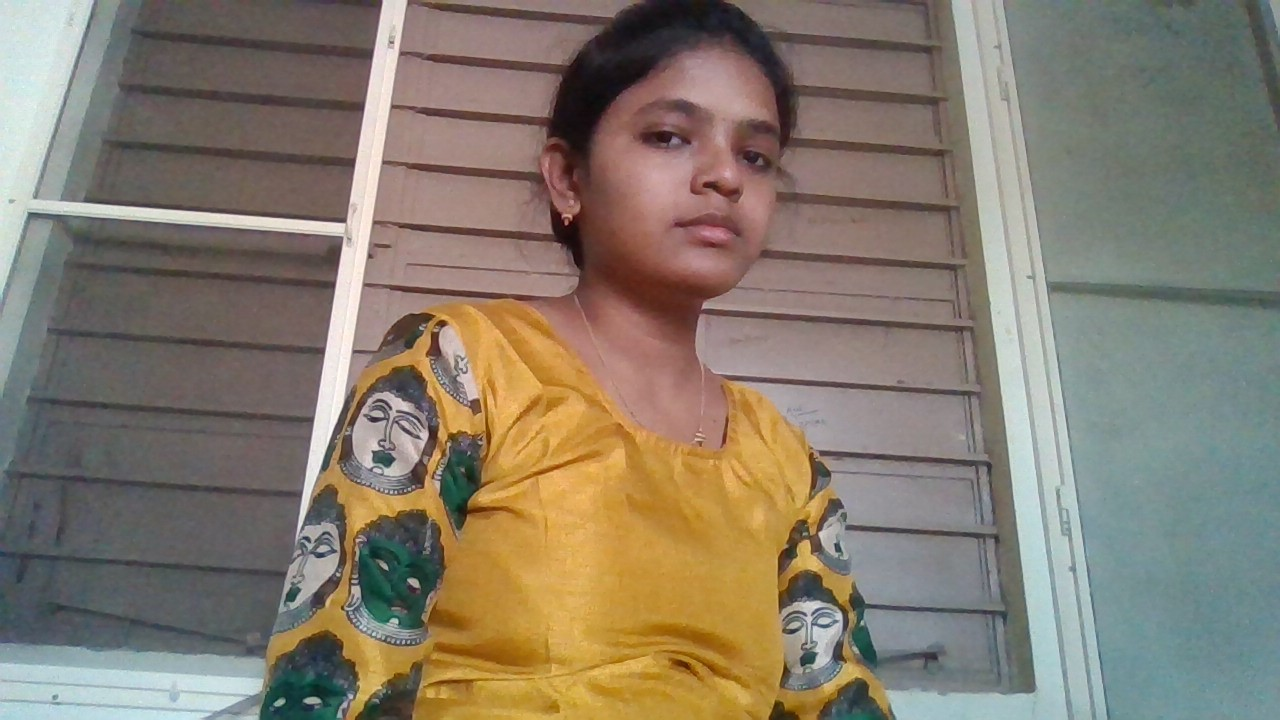
#> input picture dataset/Sundari/WIN_20250226_13_08_55_Pro.jpg, 1280 x 720 px, found by its file name
$ jupyter execute face_detection.ipynb   (shell and % lines are left out)
#> lines starting #> are read from the running program, lines starting #| are printed output that depends on the picture; after the words box and inside, x2 and y2 are one past the last pixel; in counts of white or black regions, pixels touching at a corner belong together
[cell 1]
import cv2

# Load the pre-trained Haar Cascade classifier for face detection
face_cascade = cv2.CascadeClassifier(cv2.data.haarcascades + 'haarcascade_frontalface_default.xml')

# Load an image from file
image_path = r"C:\Users\MUTHU SELVI\Pictures\Camera Roll\WIN_20250226_13_08_55_Pro.jpg"  # 🔁 Replace with your image path
image = cv2.imread(image_path)
#> image is the input picture: shape (720, 1280, 3); mean B, G, R 109.6, 124.1, 134

# Convert image to grayscale (Haar works on gray images)
gray = cv2.cvtColor(image, cv2.COLOR_BGR2GRAY)
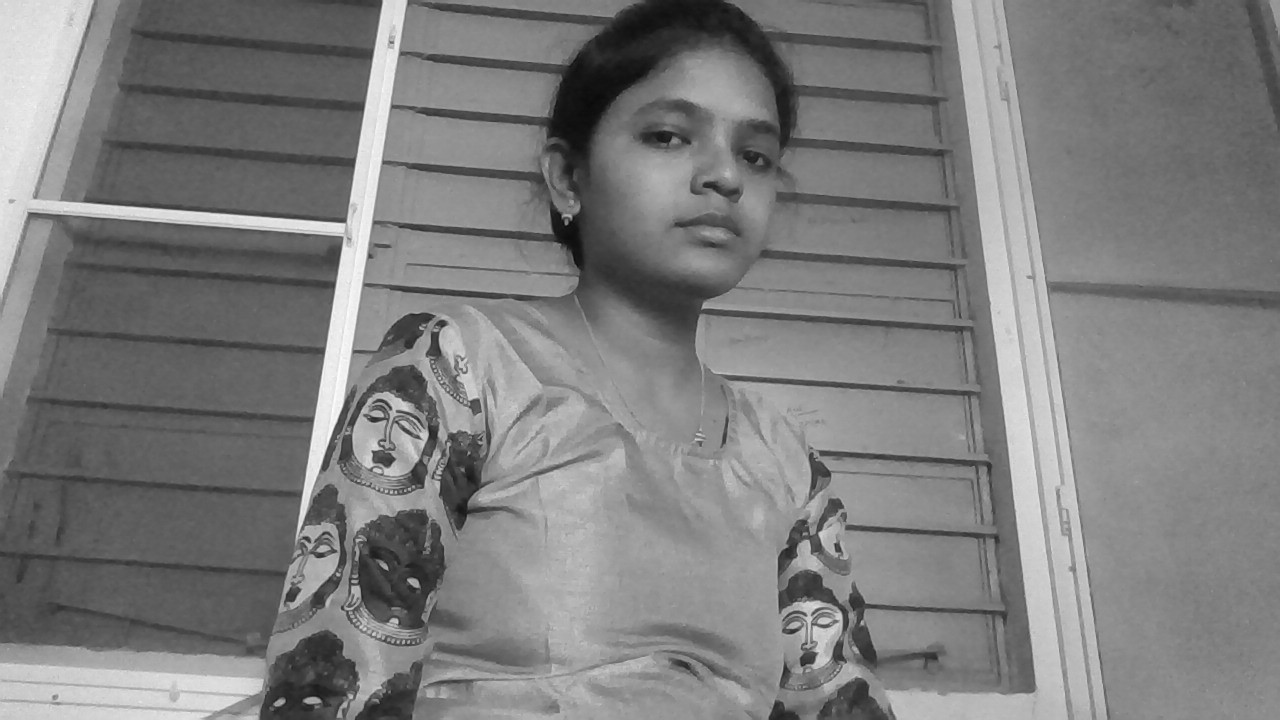
#> gray: shape (720, 1280); min 9, max 254, mean 125.4

# Detect faces in the image
faces = face_cascade.detectMultiScale(gray, scaleFactor=1.1, minNeighbors=5)
#> faces = [[595, 51, 227, 227]]

# Draw rectangles around detected faces
for (x, y, w, h) in faces:
    cv2.rectangle(image, (x, y), (x + w, y + h), (0, 255, 0), 2)
#> this loop made 1 pass
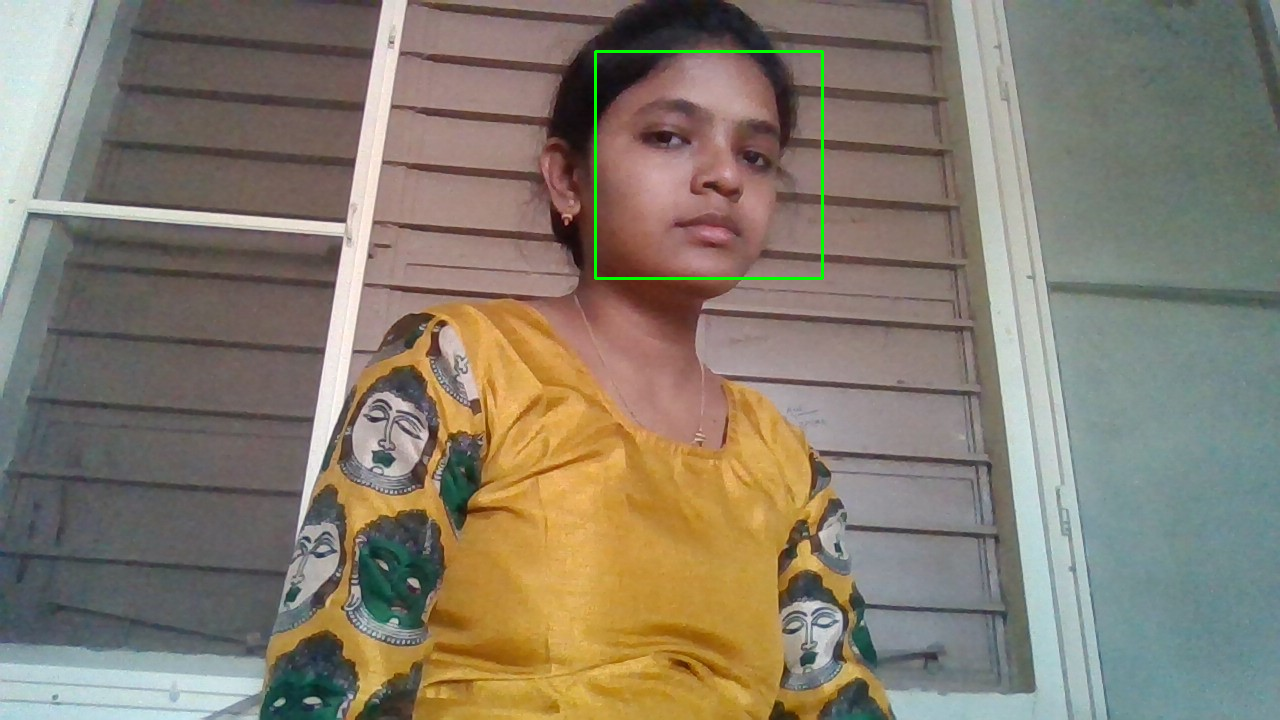
#> image: shape (720, 1280, 3); 0.3% of pixels changed, all inside (x1, y1, x2, y2) = (594, 50, 824, 280)

# Show the image with detected faces
cv2.imshow('Face Detection', image)
cv2.waitKey(0)
cv2.destroyAllWindows()

$ run again, with dataset/Sundari/WIN_20250528_18_33_45_Pro.jpg copied over dataset/Sundari/WIN_20250226_13_08_55_Pro.jpg
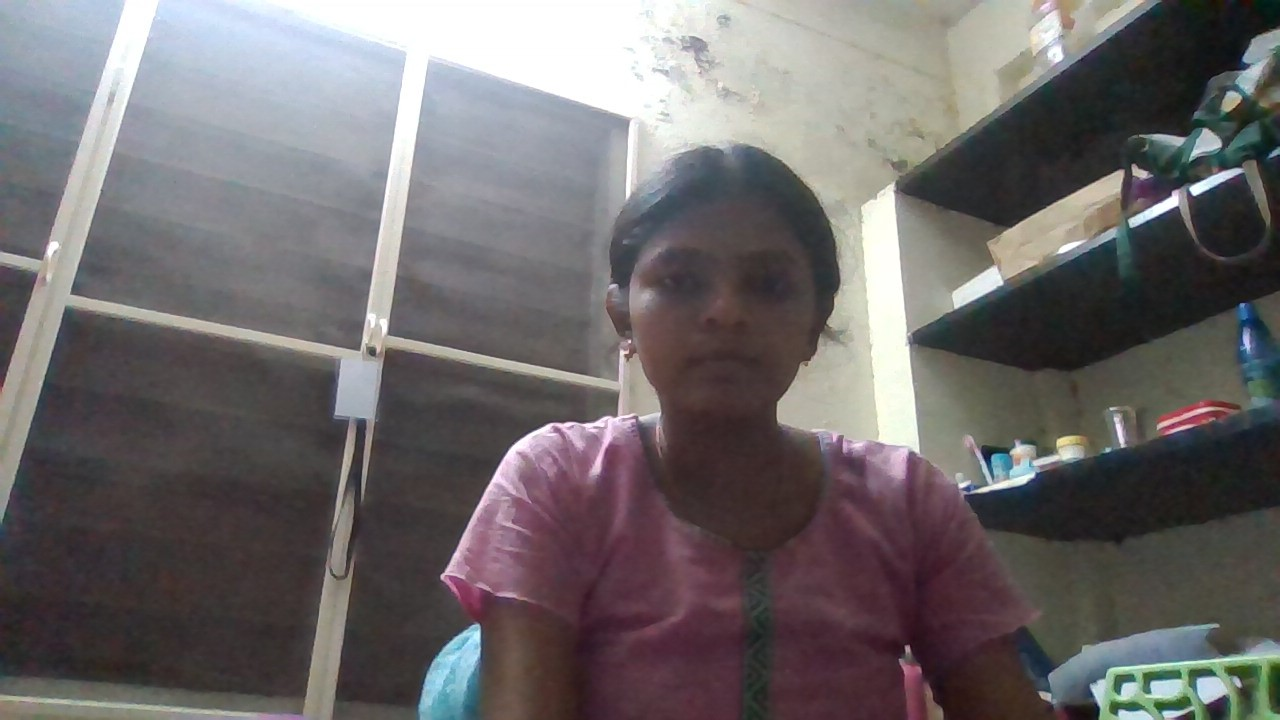
#> input picture dataset/Sundari/WIN_20250528_18_33_45_Pro.jpg, 1280 x 720 px, found by its file name
#> image is the input picture: shape (720, 1280, 3); mean B, G, R 106.2, 105.3, 109.7
#> `gray = cv2.cvtColor(image, cv2.COLOR_BGR2GRAY)`:
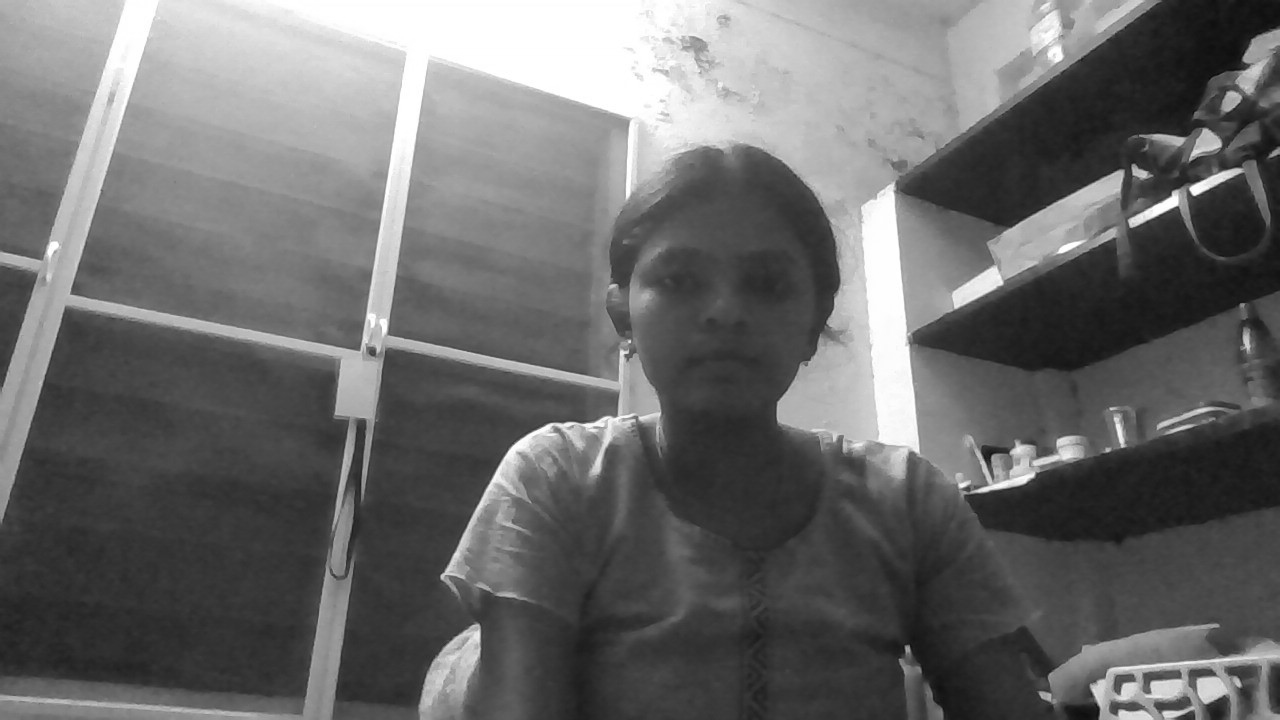
#> gray: shape (720, 1280); min 9, max 255, mean 106.7
#> faces = [[618, 199, 206, 206]]
#> the loop `for (x, y, w, h) in faces:` made 1 pass
#> after the loop `for (x, y, w, h) in faces:`:
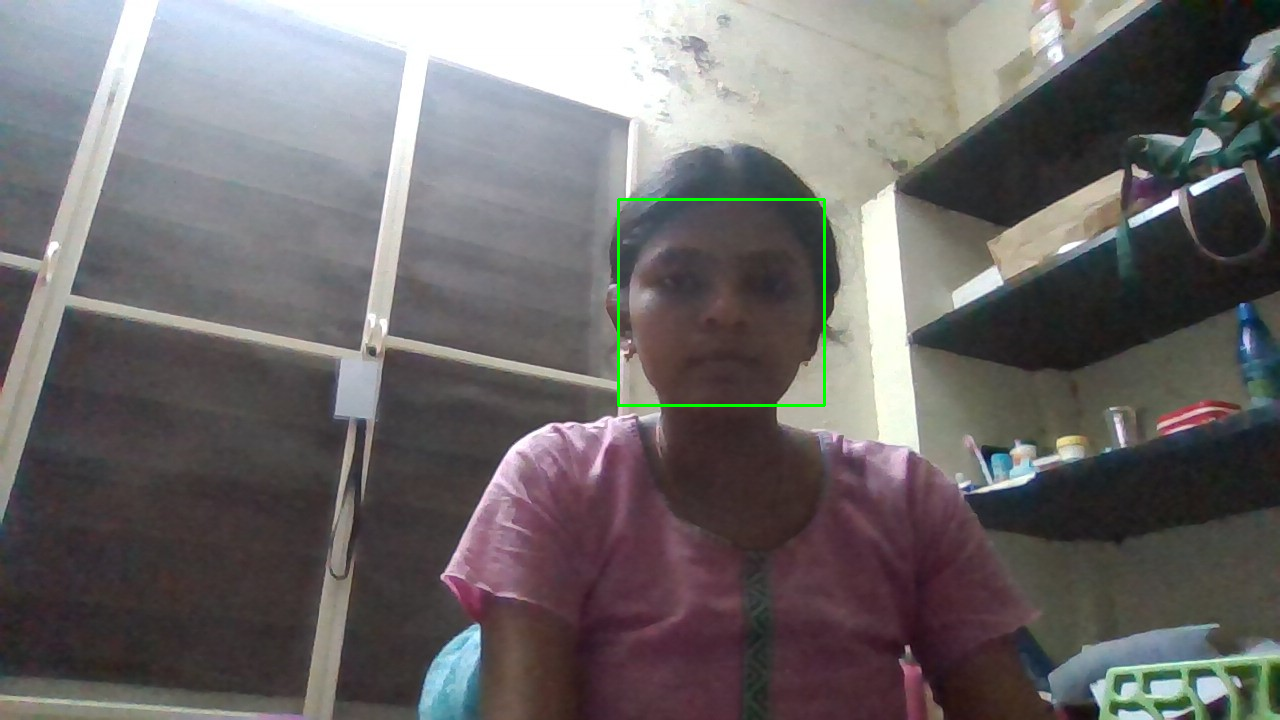
#> image: shape (720, 1280, 3); 0.27% of pixels changed, all inside (x1, y1, x2, y2) = (617, 198, 826, 407)

$ run again, with dataset/Sundari/WIN_20250528_18_33_49_Pro.jpg copied over dataset/Sundari/WIN_20250226_13_08_55_Pro.jpg
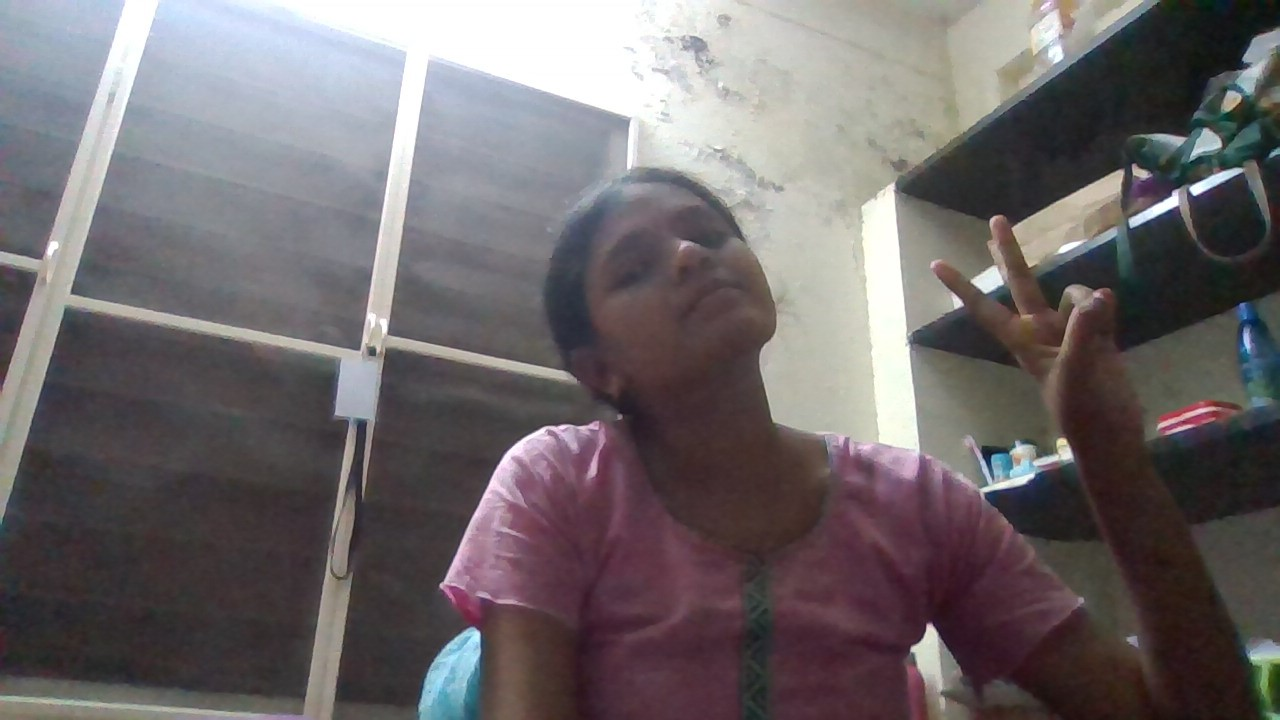
#> input picture dataset/Sundari/WIN_20250528_18_33_49_Pro.jpg, 1280 x 720 px, found by its file name
#> image is the input picture: shape (720, 1280, 3); mean B, G, R 106.5, 104.5, 110.5
#> `gray = cv2.cvtColor(image, cv2.COLOR_BGR2GRAY)`:
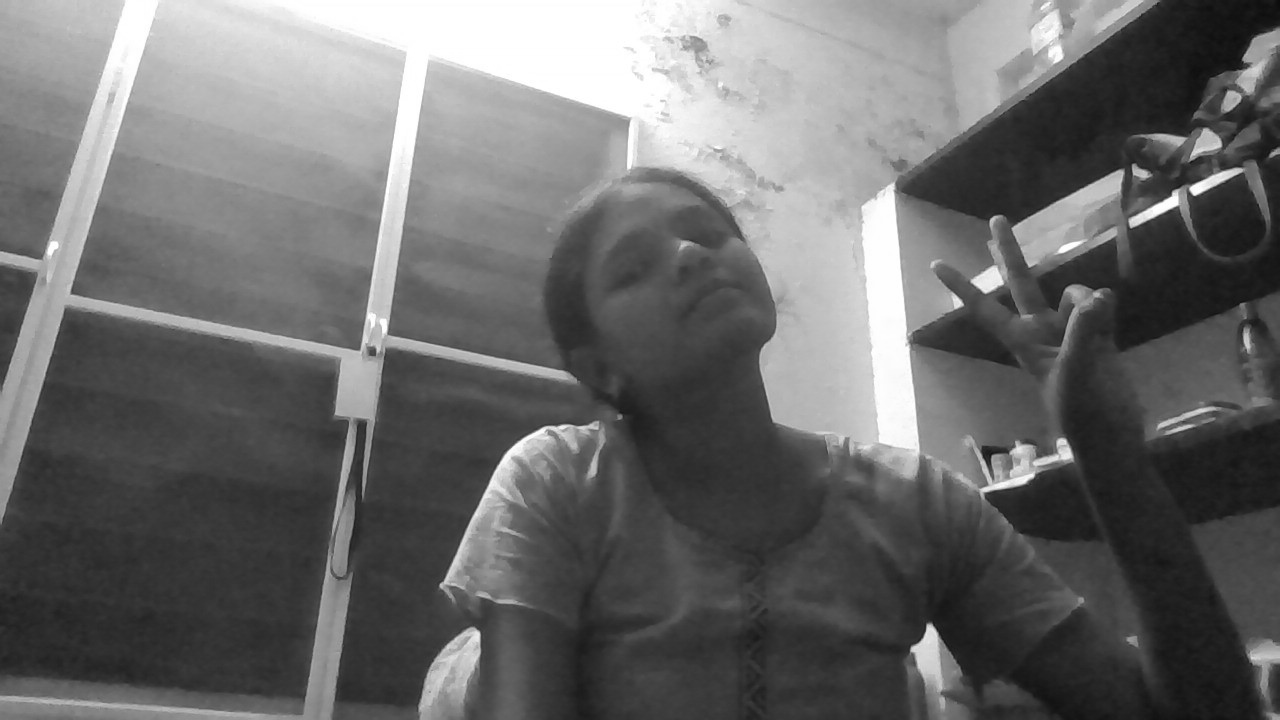
#> gray: shape (720, 1280); min 12, max 255, mean 106.5
#> faces = ()

$ run again, with dataset/Sundari/486182776_3209407032534672_3673238088611473164_n.jpg copied over dataset/Sundari/WIN_20250226_13_08_55_Pro.jpg
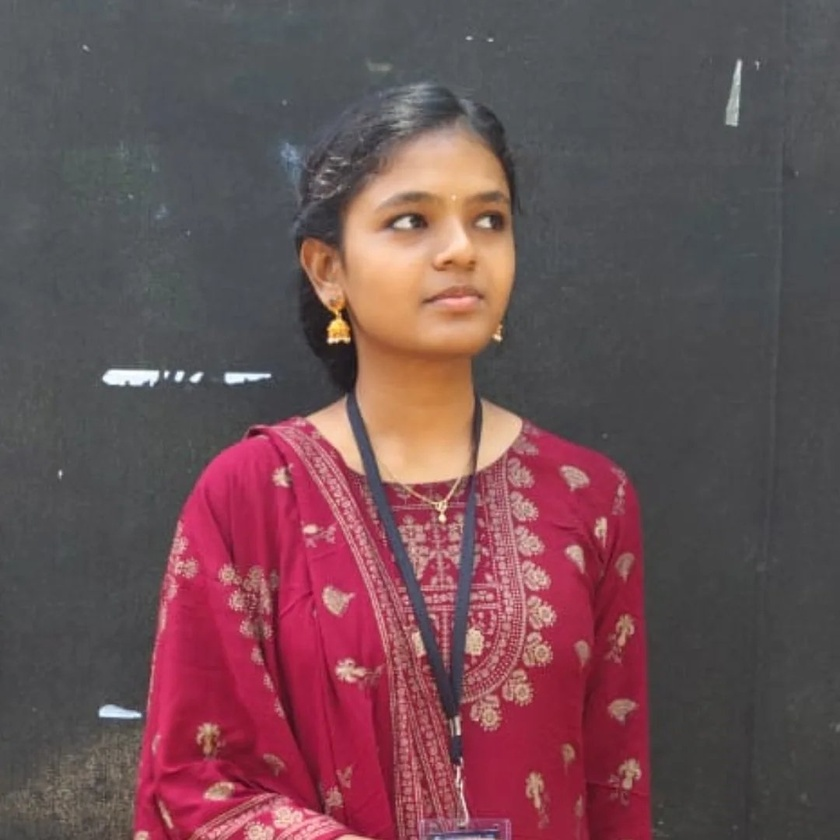
#> input picture dataset/Sundari/486182776_3209407032534672_3673238088611473164_n.jpg, 840 x 840 px, shrunk from 1080 x 1080 before the run, found by its file name
#> image is the input picture: shape (840, 840, 3); mean B, G, R 84.3, 79.1, 110
#> `gray = cv2.cvtColor(image, cv2.COLOR_BGR2GRAY)`:
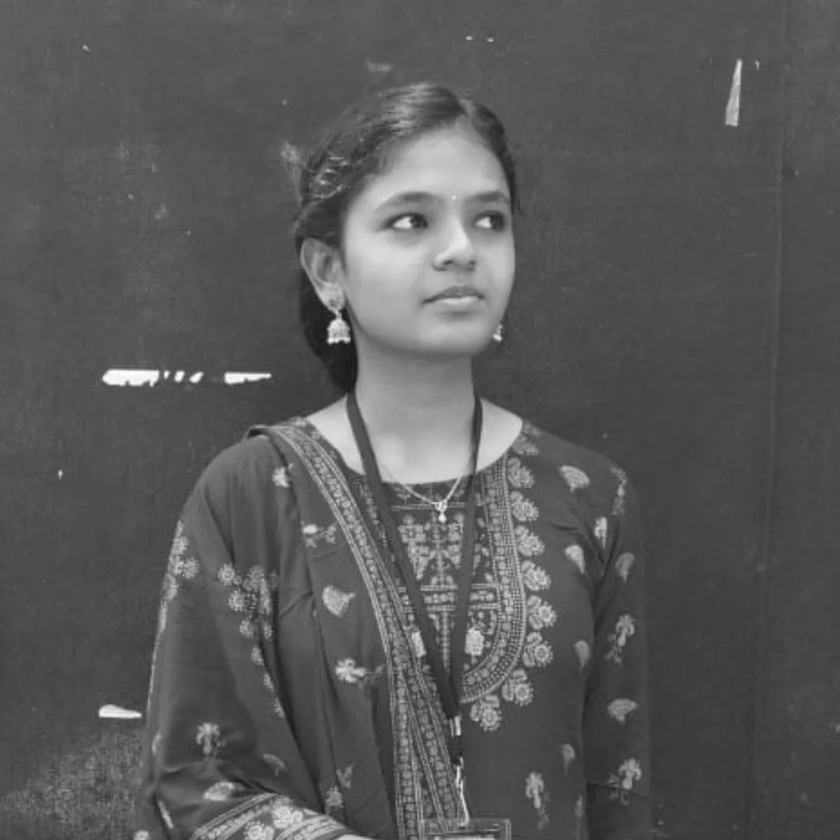
#> gray: shape (840, 840); min 21, max 254, mean 88.9
#> faces = [[341, 135, 216, 216]]
#> the loop `for (x, y, w, h) in faces:` made 1 pass
#> after the loop `for (x, y, w, h) in faces:`:
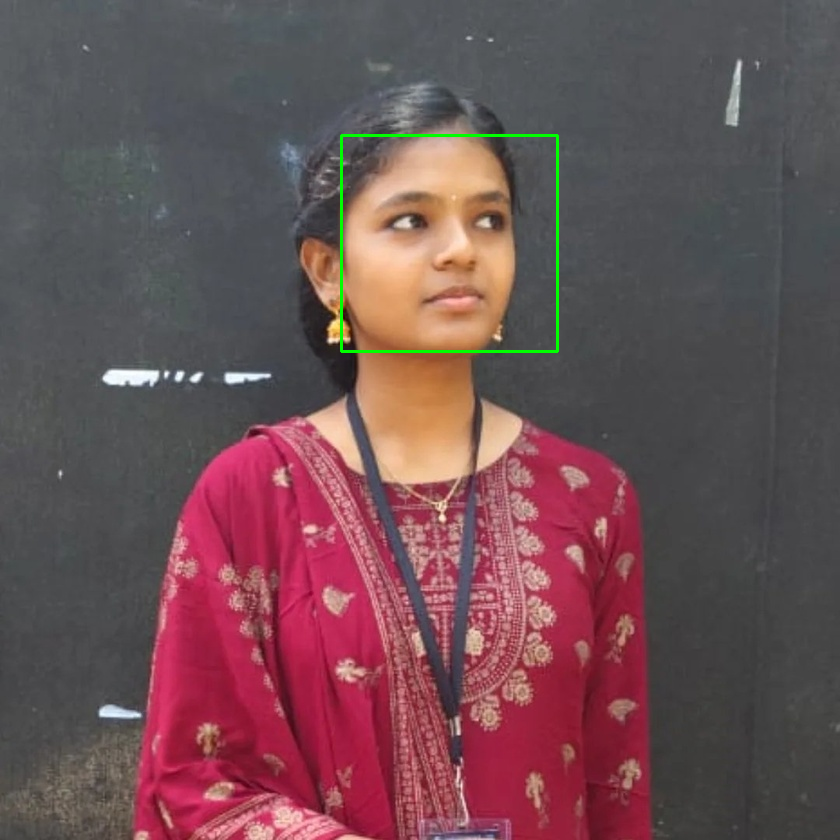
#> image: shape (840, 840, 3); 0.37% of pixels changed, all inside (x1, y1, x2, y2) = (340, 134, 559, 353)
